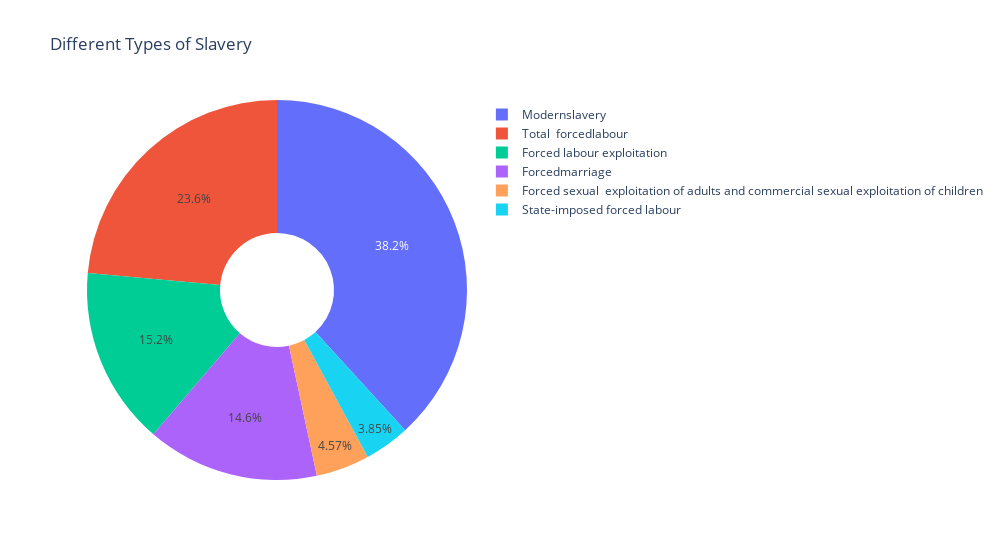

The notebook cell this image was saved under:
### Code cell
laour_sex_age_world_transpose = (laour_sex_age_world.T).reset_index()
laour_sex_age_world_transpose = laour_sex_age_world_transpose.rename(columns={'index':'Act',0:'Values'})
laour_sex_age_world_transpose = laour_sex_age_world_transpose[laour_sex_age_world_transpose['Act'] != 'Category_Sex_Age']
laour_sex_age_world_transpose = laour_sex_age_world_transpose.sort_values('Values')

labels = laour_sex_age_world_transpose['Act'].tolist()
values = laour_sex_age_world_transpose['Values'].tolist()


layout = go.Layout(
    autosize=True,
    width=1000,
    title = 'Different Types of Slavery',
    xaxis= go.layout.XAxis(linecolor = 'black',
                          linewidth = 1,
                          mirror = True),

    yaxis= go.layout.YAxis(linecolor = 'black',
                          linewidth = 1,
                          mirror = True),
)
fig = go.Figure(data=[go.Pie(labels = labels, values=values, hole=0.3)])
fig.update(layout=layout)
fig.show()

### Figure 1 — Plotly figure (JSON) as saved in the notebook; plotly's stock layout.template omitted (floating-point values rounded to 4 significant figures)
{"data": [{"hole": 0.3, "labels": ["State-imposed forced labour ", "Forced sexual  exploitation of adults and commercial sexual exploitation of children", "Forcedmarriage", "Forced labour exploitation", "Total  forcedlabour", "Modernslavery"], "type": "pie", "values": [4060000, 4816000, 15442000, 15975000, 24850000, 40293000]}], "layout": {"autosize": true, "title": {"text": "Different Types of Slavery"}, "width": 1000, "xaxis": {"linecolor": "black", "linewidth": 1, "mirror": true}, "yaxis": {"linecolor": "black", "linewidth": 1, "mirror": true}}}
